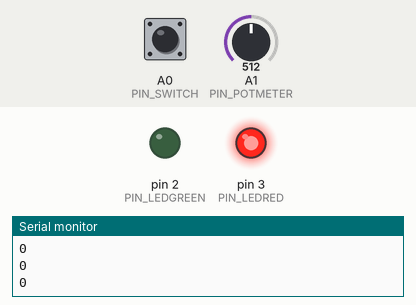
Simulated run of this sketch. Board: Arduino Uno, built with avr-gcc and run on an emulated ATmega328P. Parts: output pins drawn as LEDs (lit = HIGH), the last lines printed to the serial monitor. The test bench sets the inputs (shaded band); at power-on: A0 (PIN_SWITCH) LOW, A1 (PIN_POTMETER) = 512.

Above: at 0.9 s.
1.0 s: A0 (PIN_SWITCH) pulled HIGH for 0.15 s
2.6 s: A0 (PIN_SWITCH) pulsed HIGH 5 times (0.12 s each, 0.3 s apart)
5.6 s: A0 (PIN_SWITCH) pulsed HIGH 2 times (0.12 s each, 0.3 s apart)
At 7.0 s:
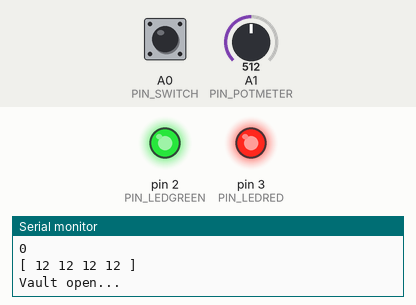
Timing chart, 0 to 10.6 s (numbered marks = the images above; inputs shaded):
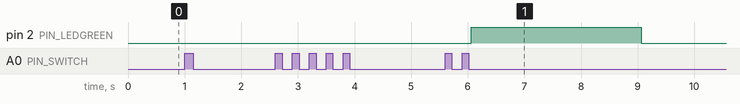

Measured:
- after the input at 5.6 s, pin 2 (PIN_LEDGREEN): LOW → HIGH after 0.46 s, → LOW 3.0 s later

The sketch:

OIT12_Module1.ino
```cpp
#define PIN_SWITCH A0
#define PIN_POTMETER A1
#define PIN_LEDGREEN 2
#define PIN_LEDRED 3

byte mAccessCode[4];

void setup() {
  // Init pins
  pinMode(PIN_POTMETER, INPUT);
  pinMode(PIN_SWITCH, INPUT);
  pinMode(PIN_LEDGREEN, OUTPUT);
  pinMode(PIN_LEDRED, OUTPUT);

  // Init serial
  Serial.begin(9600);

  // Init vault
  digitalWrite(PIN_LEDRED, HIGH);

  // Get access code from user
  Serial.println("Please enter the 4 digit access code you would like to use:");
  getAccessCodeFromUser(mAccessCode);

  // Print the chosen access code
  Serial.print("This is the access code you've chosen: [ ");
  for(byte i=0;i<4;i++){
    Serial.print(mAccessCode[i]);
    Serial.print(" ");
  }
  Serial.println("]");
  Serial.println();
}

void loop() {
  byte enteredAccessCode[4];  // Should I put this var outside of this scope so it doesn't get recreated every time we loop through?

  // Print instructions
  Serial.println("Please enter the access code to open the vault:");

  // Get the access code from the user
  getAccessCodeFromUser(enteredAccessCode);

  // Compare access code from user to the one saved in the memory
  if(accessCodesMatch(mAccessCode, enteredAccessCode)){
    Serial.println("Vault open...");
    digitalWrite(PIN_LEDGREEN, HIGH);
    delay(3000);
    digitalWrite(PIN_LEDGREEN, LOW);
    Serial.println("Vault closed.");
  }else{
    Serial.println("You've entered the wrong access code, please try again...");
    for(byte i=0;i<3;i++){
      digitalWrite(PIN_LEDRED, LOW);
      delay(500);
      digitalWrite(PIN_LEDRED, HIGH);
      delay(500);
    }
  }

  // Print empty line for cleanliness
  Serial.println();
}
```

AccessCode.ino
```cpp
byte mLastVaultDialNumber = -1;

bool accessCodesMatch(const byte *code1, const byte *code2){  // Made the parameters constant, because we do not want to change it. Does this save memory? Or is it just security?
  for(byte i=0;i<4;i++)
    if(code1[i] != code2[i])
      return false;
  return true;
}

void getAccessCodeFromUser(byte *accessCode){
  Serial.println("Turn the dial to select the number, and press the button to confirm.");
  for(byte i=0;i<4;i++){ // Byte vs int? Does it matter here?
    accessCode[i] = getDialInputFromUser();
    // Print current entered access code
    Serial.print("[ ");
    for(byte j=0;j<4;j++){
      if(j <= i)
        Serial.print(accessCode[j]);
      else
        Serial.print("..");
      Serial.print(" ");
    }
    Serial.println("]");
  }
}

byte getDialInputFromUser(){
  for(;;){  // Returning out of infinite loop bad? Breaking out of one was, but I don't know why.
    // Keep updating the current dial number in the serial console
    byte number = map(analogRead(PIN_POTMETER), 0, 1023, 0, 25);
    if(number != mLastVaultDialNumber){
      mLastVaultDialNumber = number;
      //Serial.print("Current dial number: ");
      //Serial.println(number);
      Serial.print("Dial => (");
      Serial.print(number);
      Serial.println(")");
    }
    // When the butten is pressed, return the current dial number
    if(getButtonState())
      return mLastVaultDialNumber;
    delay(50);
  }
}
```

Button.ino
```cpp
#define DEBOUNCE_TIME 50

bool mLastState = false;
unsigned long mLastDebounceTime;

bool getButtonState(){
  bool stateChanged = false;
  bool reading = digitalRead(PIN_SWITCH);
  Serial.println(reading);

  // Current reading is different from the current buttonState(in software), and last time a debounce occured is more the the length of a debounce away
  if(reading != mLastState && (millis() - DEBOUNCE_TIME) > mLastDebounceTime){
    // Only change buttonstate when button is pressed down - Otherwise when you hold it down long enough, it will change states again because debounce time is over
    if(mLastState == HIGH){ // Register when button is released
      stateChanged = true;
    }
  }

  // If the state of the pin changed, change the var and memorize the last time it's changed
  if(reading != mLastState){
    mLastDebounceTime = millis();
    mLastState = reading;
  }
  return stateChanged;
}
```
